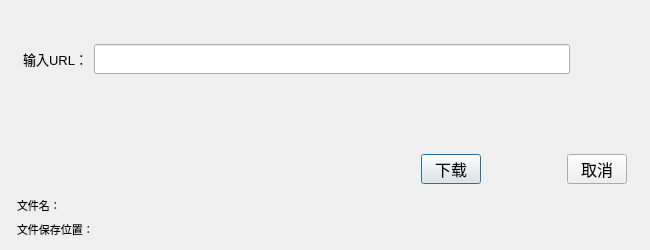
<?xml version="1.0" encoding="UTF-8"?>
<ui version="4.0">
 <class>DownloadDialogClass</class>
 <widget class="QDialog" name="DownloadDialogClass">
  <property name="geometry">
   <rect>
    <x>0</x>
    <y>0</y>
    <width>650</width>
    <height>250</height>
   </rect>
  </property>
  <property name="minimumSize">
   <size>
    <width>650</width>
    <height>250</height>
   </size>
  </property>
  <property name="maximumSize">
   <size>
    <width>16777215</width>
    <height>16777215</height>
   </size>
  </property>
  <property name="font">
   <font>
    <pointsize>12</pointsize>
   </font>
  </property>
  <property name="windowTitle">
   <string>添加下载</string>
  </property>
  <layout class="QVBoxLayout" name="verticalLayout">
   <property name="spacing">
    <number>0</number>
   </property>
   <item>
    <spacer name="verticalSpacer">
     <property name="orientation">
      <enum>Qt::Orientation::Vertical</enum>
     </property>
     <property name="sizeHint" stdset="0">
      <size>
       <width>20</width>
       <height>40</height>
      </size>
     </property>
    </spacer>
   </item>
   <item>
    <layout class="QVBoxLayout" name="verticalLayout_2">
     <property name="spacing">
      <number>80</number>
     </property>
     <item>
      <layout class="QHBoxLayout" name="horizontalLayout_2">
       <property name="spacing">
        <number>6</number>
       </property>
       <property name="leftMargin">
        <number>12</number>
       </property>
       <property name="rightMargin">
        <number>12</number>
       </property>
       <item>
        <widget class="QLabel" name="label">
         <property name="font">
          <font>
           <pointsize>10</pointsize>
           <bold>false</bold>
          </font>
         </property>
         <property name="text">
          <string>输入URL：</string>
         </property>
        </widget>
       </item>
       <item>
        <widget class="QLineEdit" name="urlLineEdit">
         <property name="minimumSize">
          <size>
           <width>0</width>
           <height>30</height>
          </size>
         </property>
         <property name="maximumSize">
          <size>
           <width>16777215</width>
           <height>30</height>
          </size>
         </property>
         <property name="font">
          <font>
           <pointsize>10</pointsize>
          </font>
         </property>
        </widget>
       </item>
       <item>
        <widget class="QPushButton" name="changeSavePathButton">
         <property name="sizePolicy">
          <sizepolicy hsizetype="Fixed" vsizetype="Fixed">
           <horstretch>0</horstretch>
           <verstretch>0</verstretch>
          </sizepolicy>
         </property>
         <property name="minimumSize">
          <size>
           <width>30</width>
           <height>30</height>
          </size>
         </property>
         <property name="toolTip">
          <string>选择文件保存位置</string>
         </property>
         <property name="styleSheet">
          <string notr="true"/>
         </property>
         <property name="text">
          <string/>
         </property>
         <property name="iconSize">
          <size>
           <width>30</width>
           <height>30</height>
          </size>
         </property>
         <property name="flat">
          <bool>true</bool>
         </property>
        </widget>
       </item>
      </layout>
     </item>
     <item>
      <layout class="QHBoxLayout" name="horizontalLayout">
       <property name="rightMargin">
        <number>12</number>
       </property>
       <item>
        <spacer name="horizontalSpacer">
         <property name="orientation">
          <enum>Qt::Orientation::Horizontal</enum>
         </property>
         <property name="sizeHint" stdset="0">
          <size>
           <width>40</width>
           <height>20</height>
          </size>
         </property>
        </spacer>
       </item>
       <item>
        <widget class="QPushButton" name="downloadButton">
         <property name="sizePolicy">
          <sizepolicy hsizetype="Fixed" vsizetype="Fixed">
           <horstretch>0</horstretch>
           <verstretch>0</verstretch>
          </sizepolicy>
         </property>
         <property name="minimumSize">
          <size>
           <width>60</width>
           <height>30</height>
          </size>
         </property>
         <property name="maximumSize">
          <size>
           <width>60</width>
           <height>30</height>
          </size>
         </property>
         <property name="text">
          <string>下载</string>
         </property>
         <property name="default">
          <bool>true</bool>
         </property>
        </widget>
       </item>
       <item>
        <spacer name="horizontalSpacer_2">
         <property name="orientation">
          <enum>Qt::Orientation::Horizontal</enum>
         </property>
         <property name="sizeType">
          <enum>QSizePolicy::Policy::Fixed</enum>
         </property>
         <property name="sizeHint" stdset="0">
          <size>
           <width>80</width>
           <height>20</height>
          </size>
         </property>
        </spacer>
       </item>
       <item>
        <widget class="QPushButton" name="cancelDownload">
         <property name="sizePolicy">
          <sizepolicy hsizetype="Fixed" vsizetype="Fixed">
           <horstretch>0</horstretch>
           <verstretch>0</verstretch>
          </sizepolicy>
         </property>
         <property name="minimumSize">
          <size>
           <width>60</width>
           <height>30</height>
          </size>
         </property>
         <property name="maximumSize">
          <size>
           <width>60</width>
           <height>30</height>
          </size>
         </property>
         <property name="text">
          <string>取消</string>
         </property>
        </widget>
       </item>
      </layout>
     </item>
    </layout>
   </item>
   <item>
    <layout class="QVBoxLayout" name="verticalLayout_3">
     <property name="spacing">
      <number>3</number>
     </property>
     <property name="leftMargin">
      <number>6</number>
     </property>
     <property name="topMargin">
      <number>12</number>
     </property>
     <item>
      <layout class="QHBoxLayout" name="horizontalLayout_4">
       <property name="spacing">
        <number>2</number>
       </property>
       <item alignment="Qt::AlignmentFlag::AlignLeft|Qt::AlignmentFlag::AlignVCenter">
        <widget class="QLabel" name="infoLabel">
         <property name="font">
          <font>
           <pointsize>8</pointsize>
          </font>
         </property>
         <property name="text">
          <string>文件名：</string>
         </property>
        </widget>
       </item>
       <item alignment="Qt::AlignmentFlag::AlignLeft|Qt::AlignmentFlag::AlignVCenter">
        <widget class="QLabel" name="fileName">
         <property name="minimumSize">
          <size>
           <width>0</width>
           <height>0</height>
          </size>
         </property>
         <property name="font">
          <font>
           <pointsize>8</pointsize>
          </font>
         </property>
         <property name="text">
          <string/>
         </property>
        </widget>
       </item>
       <item>
        <spacer name="horizontalSpacer_3">
         <property name="orientation">
          <enum>Qt::Orientation::Horizontal</enum>
         </property>
         <property name="sizeHint" stdset="0">
          <size>
           <width>40</width>
           <height>20</height>
          </size>
         </property>
        </spacer>
       </item>
      </layout>
     </item>
     <item>
      <layout class="QHBoxLayout" name="horizontalLayout_3">
       <property name="spacing">
        <number>2</number>
       </property>
       <item alignment="Qt::AlignmentFlag::AlignLeft">
        <widget class="QLabel" name="label_4">
         <property name="font">
          <font>
           <pointsize>8</pointsize>
          </font>
         </property>
         <property name="text">
          <string>文件保存位置：</string>
         </property>
        </widget>
       </item>
       <item alignment="Qt::AlignmentFlag::AlignLeft">
        <widget class="QLabel" name="savePath">
         <property name="font">
          <font>
           <pointsize>8</pointsize>
          </font>
         </property>
         <property name="text">
          <string/>
         </property>
        </widget>
       </item>
       <item>
        <spacer name="horizontalSpacer_4">
         <property name="orientation">
          <enum>Qt::Orientation::Horizontal</enum>
         </property>
         <property name="sizeHint" stdset="0">
          <size>
           <width>40</width>
           <height>20</height>
          </size>
         </property>
        </spacer>
       </item>
      </layout>
     </item>
    </layout>
   </item>
  </layout>
 </widget>
 <layoutdefault spacing="6" margin="11"/>
 <resources/>
 <connections/>
</ui>
